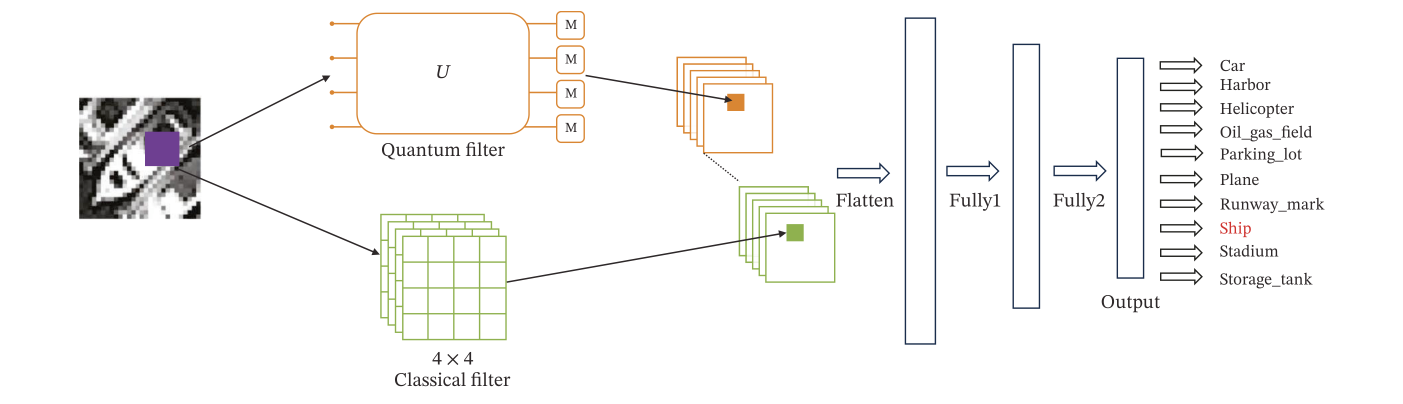
#> input picture docs/paper/base_paper_figures/fig1_clean_crop.png, 2806 x 807 px (shown at 1/2 size); its folder holds 4 pictures in this run
$ python recreate_all_figures.py
#> lines starting #> are read from the running program, lines starting #| are printed output that depends on the picture
import os
import matplotlib
import matplotlib.pyplot as plt
import matplotlib.patches as patches
import numpy as np
from PIL import Image

# Set global matplotlib publication style
plt.rcParams.update({
    'font.family': 'serif',
    'font.size': 11,
    'axes.labelsize': 12,
    'axes.titlesize': 13,
    'xtick.labelsize': 11,
    'ytick.labelsize': 11,
    'legend.fontsize': 10,
    'figure.titlesize': 14,
    'text.usetex': False,
    'figure.dpi': 300,
    'savefig.dpi': 300
})

ROOT_DIR = os.path.abspath(os.path.join(os.path.dirname(__file__), '..'))
FIG_DIR = os.path.join(ROOT_DIR, 'figures')
BASE_FIG_DIR = os.path.join(ROOT_DIR, 'docs', 'paper', 'base_paper_figures')
os.makedirs(FIG_DIR, exist_ok=True)

# ==============================================================================
# FIGURE 1 (in paper.tex): Shallow Parallel vs. Deep Sequential Design Philosophy
# ==============================================================================
def create_shallow_vs_deep_figure():
    fig, (ax1, ax2) = plt.subplots(1, 2, figsize=(12, 6.2), constrained_layout=True)

    # Left: Prior Art Deep Sequential Hybrid
    ax1.set_xlim(0, 10)
    ax1.set_ylim(0, 10)
    ax1.axis('off')

    # Outer container
    rect1 = patches.FancyBboxPatch((0.2, 0.2), 9.6, 9.6, boxstyle="round,pad=0.2",
                                   ec="#dc2626", fc="#fff5f5", lw=2)
    ax1.add_patch(rect1)
    ax1.text(5, 9.3, "Deep Sequential Hybrid (Prior Art)", ha='center', va='center',
             fontsize=14, weight='bold', color="#b91c1c")

    # Sequential layer stack
    layers = ["Input Image [28x28]", "Quantum Layer 1 (PQC)", "Quantum Layer 2 (PQC)",
              "Quantum Layer 3 (PQC)", "Quantum Layer 4 (PQC)", "Dense Head (Logits)"]
    y_pos = [8.2, 6.9, 5.6, 4.3, 3.0, 1.7]
    for i, (name, y) in enumerate(zip(layers, y_pos)):
        fc = "#fee2e2" if "Quantum" in name else "#f1f5f9"
        ec = "#ef4444" if "Quantum" in name else "#64748b"
        tc = "#991b1b" if "Quantum" in name else "#1e293b"
        box = patches.FancyBboxPatch((0.8, y - 0.45), 4.2, 0.9, boxstyle="round,pad=0.1",
                                     ec=ec, fc=fc, lw=1.5)
        ax1.add_patch(box)
        ax1.text(2.9, y, name, ha='center', va='center', fontsize=9.5, weight='bold', color=tc)
        if i < len(layers) - 1:
            ax1.annotate('', xy=(2.9, y_pos[i+1] + 0.45), xytext=(2.9, y - 0.45),
                         arrowprops=dict(arrowstyle="->", color="#dc2626", lw=1.8))

    # Right callout box in Left Panel
    callout1 = patches.FancyBboxPatch((5.4, 1.2), 4.1, 7.5, boxstyle="round,pad=0.15",
                                     ec="#f87171", fc="#ffffff", lw=1.5)
    ax1.add_patch(callout1)
    ax1.text(7.45, 8.2, "Barren Plateau Trap", ha='center', va='center',
             fontsize=12, weight='bold', color="#b91c1c")

    bp_box = patches.FancyBboxPatch((5.7, 7.1), 3.5, 0.7, boxstyle="round,pad=0.08",
                                    ec="#fca5a5", fc="#fef2f2", lw=1)
    ax1.add_patch(bp_box)
    ax1.text(7.45, 7.45, r"$\mathrm{Var}[\nabla_\theta \mathcal{L}] \sim \mathcal{O}(2^{-n})$",
             ha='center', va='center', fontsize=11, color="#b91c1c", weight='bold')

    # Text bullets with tight spacing
    text_bp = [
        "- Deep variational depth induces",
        "  exponential gradient decay.",
        "- Discreteness collapses to ~10^-33.",
        "- Cumulative physical decoherence.",
        "- Severe NISQ latency bottleneck."
    ]
    ax1.text(5.6, 6.7, "\n".join(text_bp), ha='left', va='top', fontsize=9.2, color="#475569")

    # Inset plot for barren plateau
    ax_in1 = fig.add_axes([0.31, 0.12, 0.15, 0.16])
    t = np.linspace(1, 10, 50)
    decay = np.exp(-0.8 * t)
    ax_in1.plot(t, decay, color='#dc2626', lw=2)
    ax_in1.set_title(r"$\mathrm{Var}[\partial\mathcal{L}/\partial\theta] \to 0$", fontsize=8, color='#b91c1c')
    ax_in1.set_xlabel("Depth / Iterations", fontsize=7)
    ax_in1.set_xticks([])
    ax_in1.set_yticks([])
    ax_in1.grid(True, linestyle=":", alpha=0.5)

    # Right: Proposed Shallow Parallel Hybrid
    ax2.set_xlim(0, 10)
    ax2.set_ylim(0, 10)
    ax2.axis('off')

    rect2 = patches.FancyBboxPatch((0.2, 0.2), 9.6, 9.6, boxstyle="round,pad=0.2",
                                   ec="#16a34a", fc="#f0fdf4", lw=2)
    ax2.add_patch(rect2)
    ax2.text(5, 9.3, "QC-CNN-Parallel (Proposed Paradigm)", ha='center', va='center',
             fontsize=14, weight='bold', color="#15803d")

    # Input
    inp_box = patches.FancyBboxPatch((1.0, 7.8), 3.8, 0.8, boxstyle="round,pad=0.1",
                                     ec="#64748b", fc="#f1f5f9", lw=1.5)
    ax2.add_patch(inp_box)
    ax2.text(2.9, 8.2, "Input Image [28x28]", ha='center', va='center',
             fontsize=9.5, weight='bold', color="#1e293b")

    # Classical branch
    c_box = patches.FancyBboxPatch((0.4, 5.8), 2.4, 1.2, boxstyle="round,pad=0.1",
                                   ec="#16a34a", fc="#dcfce7", lw=1.5)
    ax2.add_patch(c_box)
    ax2.text(1.6, 6.6, "Classical Conv2D\n4x4 kernel, s=2\n[8 x 14 x 14]", ha='center', va='center',
             fontsize=8.5, weight='bold', color="#166534")

    # Quantum branch
    q_box = patches.FancyBboxPatch((3.0, 5.8), 2.4, 1.2, boxstyle="round,pad=0.1",
                                   ec="#d97706", fc="#fef3c7", lw=1.5)
    ax2.add_patch(q_box)
    ax2.text(4.2, 6.6, "Shallow PQC\nCircuit 11, s=2\n[4 x 14 x 14]", ha='center', va='center',
             fontsize=8.5, weight='bold', color="#b45309")

    # Arrows from input to branches
    ax2.annotate('', xy=(1.6, 7.0), xytext=(2.2, 7.8),
                 arrowprops=dict(arrowstyle="->", color="#16a34a", lw=1.8))
    ax2.annotate('', xy=(4.2, 7.0), xytext=(3.6, 7.8),
                 arrowprops=dict(arrowstyle="->", color="#d97706", lw=1.8))

    # Channel concatenation
    cat_box = patches.FancyBboxPatch((1.0, 3.9), 3.8, 0.9, boxstyle="round,pad=0.1",
                                     ec="#0284c7", fc="#e0f2fe", lw=1.5)
    ax2.add_patch(cat_box)
    ax2.text(2.9, 4.35, "Channel Concatenation\nMerged: [12 x 14 x 14]", ha='center', va='center',
             fontsize=9, weight='bold', color="#0369a1")

    ax2.annotate('', xy=(2.4, 4.8), xytext=(1.6, 5.8),
                 arrowprops=dict(arrowstyle="->", color="#16a34a", lw=1.8))
    ax2.annotate('', xy=(3.4, 4.8), xytext=(4.2, 5.8),
                 arrowprops=dict(arrowstyle="->", color="#d97706", lw=1.8))

    # Dense head
    fc_box = patches.FancyBboxPatch((1.0, 1.7), 3.8, 1.3, boxstyle="round,pad=0.1",
                                    ec="#64748b", fc="#f1f5f9", lw=1.5)
    ax2.add_patch(fc_box)
    ax2.text(2.9, 2.35, "3-Layer Dense Head\n2352 -> 128 -> 64 -> 10\nCross-Entropy Loss",
             ha='center', va='center', fontsize=9, weight='bold', color="#1e293b")

    ax2.annotate('', xy=(2.9, 3.0), xytext=(2.9, 3.9),
                 arrowprops=dict(arrowstyle="->", color="#0284c7", lw=1.8))

    # Right callout box in Right Panel
    callout2 = patches.FancyBboxPatch((5.4, 1.2), 4.1, 7.5, boxstyle="round,pad=0.15",
                                     ec="#86efac", fc="#ffffff", lw=1.5)
    ax2.add_patch(callout2)
    ax2.text(7.45, 8.2, "Preserved Gradients", ha='center', va='center',
             fontsize=12, weight='bold', color="#15803d")

    pg_box = patches.FancyBboxPatch((5.7, 7.1), 3.5, 0.7, boxstyle="round,pad=0.08",
                                    ec="#bbf7d0", fc="#f0fdf4", lw=1)
    ax2.add_patch(pg_box)
    ax2.text(7.45, 7.45, r"$\mathrm{Var}[\nabla_\theta \mathcal{L}] \approx 8.4 \times 10^{-3}$",
             ha='center', va='center', fontsize=11, color="#15803d", weight='bold')

    text_pg = [
        "- Width over Depth: expanded channels.",
        "- Evades Barren Plateaus (L=2 shallow).",
        "- Robust physical noise tolerance.",
        "- Multi-scale feature complementarity."
    ]
    ax2.text(5.6, 6.7, "\n".join(text_pg), ha='left', va='top', fontsize=9.2, color="#475569")

    # Inset plot for healthy gradients
    ax_in2 = fig.add_axes([0.80, 0.12, 0.15, 0.16])
    t2 = np.linspace(1, 10, 50)
    np.random.seed(42)
    active = 0.008 + 0.002 * np.sin(2 * np.pi * t2 / 3) + 0.001 * np.random.randn(50)
    ax_in2.plot(t2, active, color='#15803d', lw=2)
    ax_in2.set_title(r"Healthy $\mathrm{Var} \approx 8.4 \times 10^{-3}$", fontsize=8, color='#15803d')
    ax_in2.set_xlabel("Epoch / Iterations", fontsize=7)
    ax_in2.set_xticks([])
    ax_in2.set_yticks([])
    ax_in2.grid(True, linestyle=":", alpha=0.5)

    out_jpg = os.path.join(FIG_DIR, 'shallow_parallel_vs_deep_design.jpg')
    out_png = os.path.join(FIG_DIR, 'shallow_parallel_vs_deep_design.png')
    fig.savefig(out_jpg, dpi=300, bbox_inches='tight', facecolor='white')
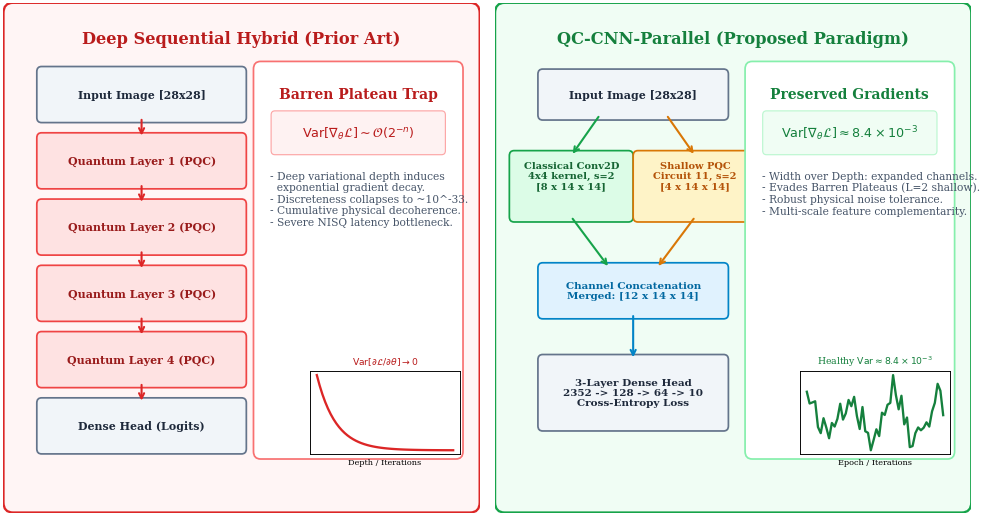
#> figure drawn by matplotlib, 4 panels
    fig.savefig(out_png, dpi=300, bbox_inches='tight', facecolor='white')
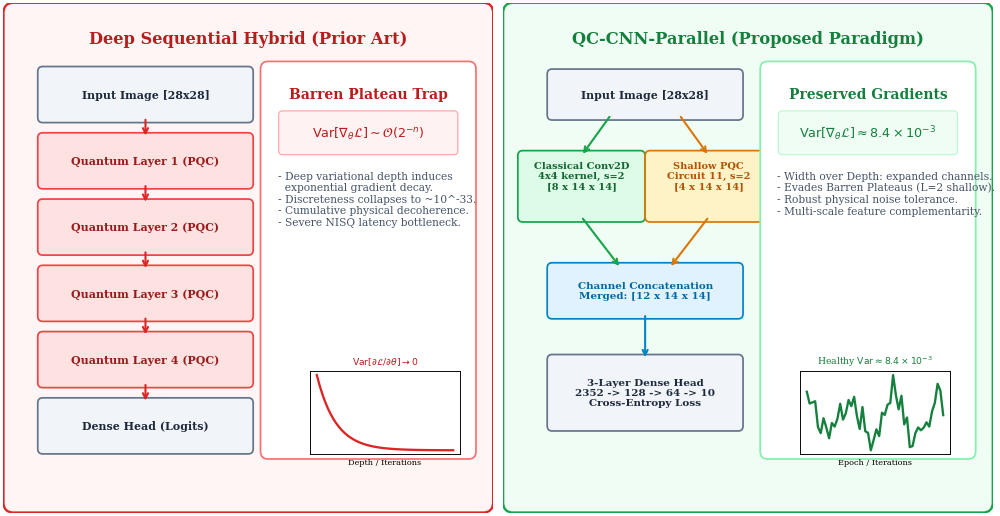
#> figure drawn by matplotlib, 4 panels
    plt.close(fig)
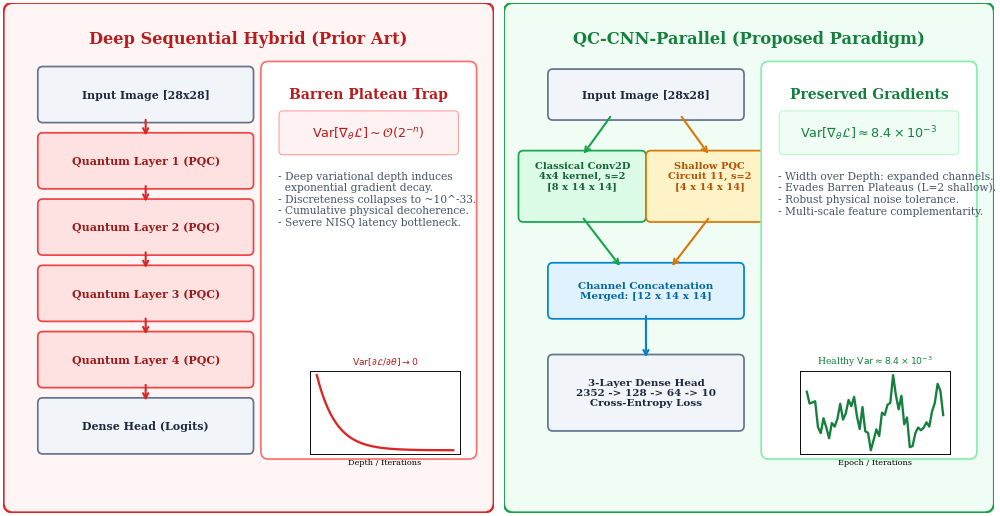
#> figure drawn by matplotlib, 4 panels
    print("Created shallow_parallel_vs_deep_design.jpg/.png")


# ==============================================================================
# FIGURE 2 (in paper.tex): QC-CNN-Parallel Global Architecture
# Direct high-res recreation of Figure 1 from Quantum Engineering (2026)
# ==============================================================================
def create_qc_cnn_parallel_architecture():
    # Use clean 400 DPI crop from base paper
    clean_crop = os.path.join(BASE_FIG_DIR, 'fig1_clean_crop.png')
    if os.path.exists(clean_crop):
        im = Image.open(clean_crop)
#> im is the input picture: PIL image 2806x807 RGB; mean R, G, B 247.1, 246.8, 245.9
        out_jpg = os.path.join(FIG_DIR, 'qc_cnn_parallel_architecture.jpg')
        out_png = os.path.join(FIG_DIR, 'qc_cnn_parallel_architecture.png')
        im.convert('RGB').save(out_jpg, 'JPEG', quality=98)
        im.save(out_png, 'PNG')
        print(f"Created qc_cnn_parallel_architecture.jpg/.png from authentic base paper figure ({im.size})")
#| Created qc_cnn_parallel_architecture.jpg/.png from authentic base paper figure ((2806, 807))


# ==============================================================================
# FIGURE 3 (in paper.tex): Detailed Gate Schematic of PQC Circuit 11
# Panel (a) Feature extraction workflow (Fig 2) + Panel (b) Circuit 11 gates (Fig 5b)
# ==============================================================================
def create_circuit11_schematic():
#> (the run stopped early here; a loop or call above may not have finished)
